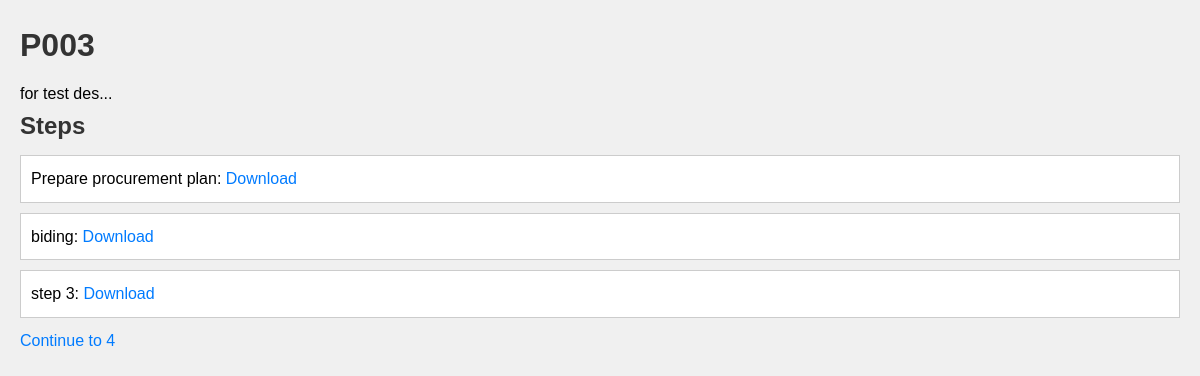
The page /procurement/3/ on the database as committed earlier.
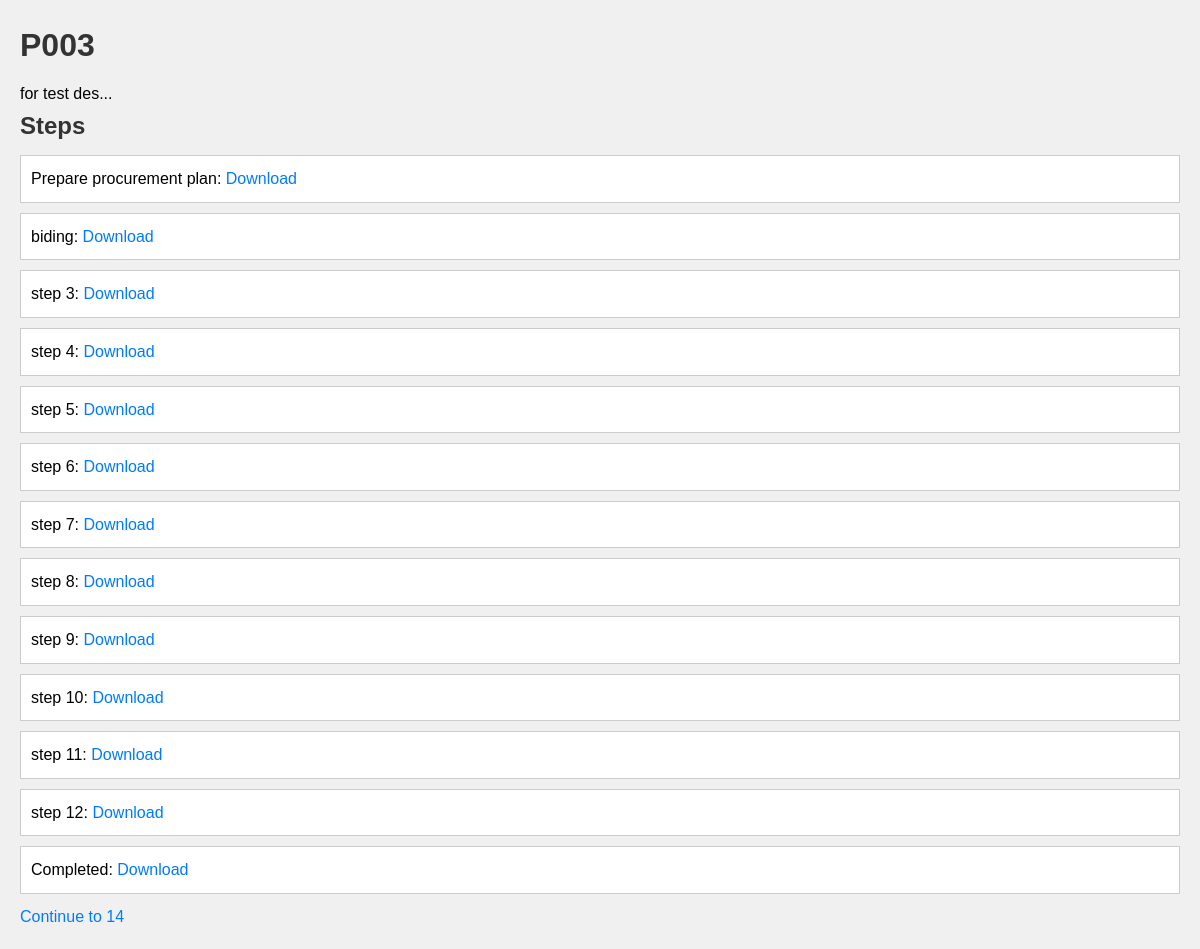
The same page on the database as committed later.
### procurement/models.py (models this page shows, shortened)
class Procurement(models.Model):
    name = models.CharField(max_length=100)
    description = models.TextField()
    current_step = models.IntegerField(default=0)

class Step(models.Model):
    procurement = models.ForeignKey(Procurement, on_delete=models.CASCADE)
    step_number = models.IntegerField()
    name = models.CharField(max_length=100, default='Unnamed Step')  # Add default value here
    file = models.FileField(upload_to='uploads/')

### procurement/views.py (the view)
# urls.py: path('procurement/<int:id>/', views.view_procurement, name='view_procurement'),
def view_procurement(request, id):
    procurement = Procurement.objects.get(id=id)
    steps = Step.objects.filter(procurement=procurement).order_by('step_number')
    return render(request, 'view_procurement.html', {'procurement': procurement, 'steps': steps })

### procurement/templates/view_procurement.html (shortened to what this page needs)
{% load static %}
<!DOCTYPE html>
<html>
<head>
    <link rel="stylesheet" type="text/css" href="{% static 'css/styles.css' %}">
</head>
<body>
    <h1>{{ procurement.name }}</h1>
    <p>{{ procurement.description }}</p>
    <h2>Steps</h2>
    <ul>
        {% for step in steps %}
        <li>{{ step.name }}: <a href="{{ step.file.url }}">Download</a></li>
        {% endfor %}
    </ul>
    <a href="{% url 'continue_step' procurement.id procurement.current_step|add:1 %}">Continue to {{ procurement.current_step|add:1 }}</a>
</body>
</html>

### static/css/styles.css (style rules this page uses)
* { margin: 0; padding: 0; box-sizing: border-box; }
body { font-family: Arial, sans-serif; line-height: 1.6; background-color: #f0f0f0; padding: 20px; }
h1, h2, h3 { color: #333; margin-bottom: 10px; }
a { color: #007bff; text-decoration: none; }
ul { list-style-type: none; }
ul li { padding: 10px; background-color: #fff; border: 1px solid #ccc; margin-bottom: 10px; }

Rows that differ between the two databases and show on the page:
changed Procurement "for test des...": current_step|add "4" → "14"
added Step: name "step 4"
added Step: name "step 5"
added Step: name "step 6"
added Step: name "step 7"
added Step: name "step 8"
added Step: name "step 9"
added Step: name "step 10"
added Step: name "step 11"
added Step: name "step 12"
added Step: name "Completed"
